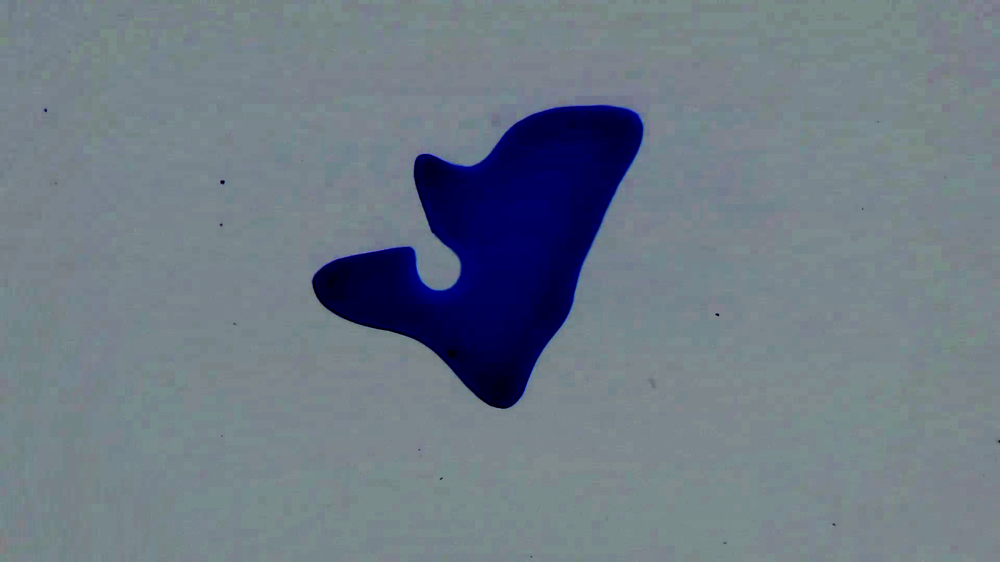
#> input picture example/images/1.png, 1000 x 562 px, shrunk from 1920 x 1080 before the run
$ python -i alignments.py   (imports and definitions only)
#> lines starting #> are read from the running program, lines starting #| are printed output that depends on the picture
#> further down, picture is the input picture: PIL image 1000x562 RGB; mean R, G, B 110.2, 121.8, 133.5
import numpy as np
from PIL import Image
from scipy.optimize import minimize

def affine_trs_decomp(x,y,s,theta,cx,cy):
    """
    Affine (t)ranslation (r)otation (s)caling decomposition for individually integrating cartesian-parseable inputs and create a usable affine matrix output.

    Args:
        x (float)     : X-axis translation value
        y (float)     : Y-axis translation value
        s (float)     : Scale relative to base value of 1
        theta (float) : Angle to rotate in radians

    returns:
        array shape (6,) describing affine matrix per Image.Transform.AFFINE standard
    """
    mat_t = np.array([[1, 0, x],
                      [0, 1, y],
                      [0, 0, 1]],
                    dtype = float)
    mat_r = np.array([[np.cos(theta), -np.sin(theta), -cx*np.cos(theta) + cy*np.sin(theta) + cx],
                      [np.sin(theta),  np.cos(theta), -cx*np.sin(theta) - cy*np.cos(theta) + cy],
                      [0, 0, 1]],
                    dtype = float)
    mat_s = np.array([[1/s, 0, cx - cx/s],
                      [0, 1/s, cy - cy/s],
                      [0, 0, 1]],
                    dtype = float)
    res = mat_s @ mat_t @ mat_r
    affine_matrix = res.flatten()[:6]
    return affine_matrix

def opt_affine_trs(x0,img):
    """
    Optimizes an affine transform for translation, rotation, scale (trs) to align an image pair. Expects image pair to be provided as red and green channels of a PIL Image object. Green channel is used as target to align red. Rough pre-alignment is recommended.

    Args:
        img (PIL.Image object)   : An array with 2+ channels. Aligns red channel to green channel.
        x0 (list-like of floats) : A length-4 list-like of floats, for initial prediction. Each represent: [x_transform, y_transform, scale, degrees]

    Returns:
        float : a score of non-overlap. Minimized by optimal overlap.
    """
    x,y,s,theta = x0
    cx,cy = np.array(img.size[:2])/2
    affine_matrix = affine_trs_decomp(x,y,s,theta,cx,cy)
    red,green = img.split()[:2]
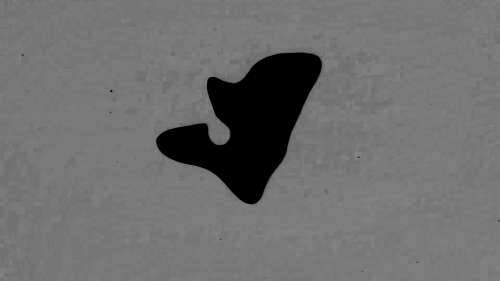
#> red: PIL image 1000x562 L (shown at 1/2 size); min 0, max 139, mean 110.2
    red = red.transform(img.size, Image.Transform.AFFINE, affine_matrix, resample=Image.Resampling.BICUBIC)
    r = np.array(red).astype(int)
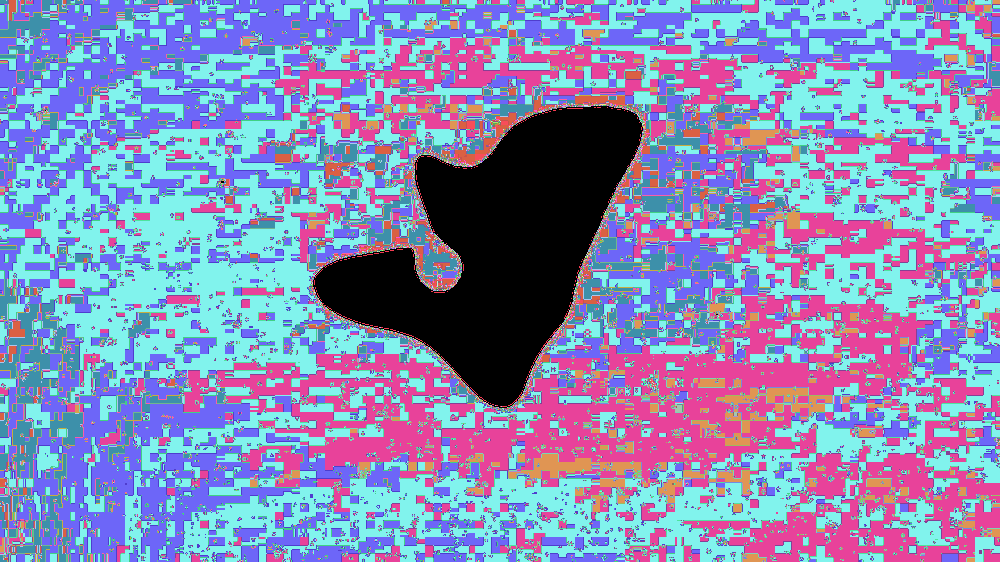
#> r: shape (562, 1000) int64; 137 distinct labels, from 0 to 139; one colour per label, 0 black
    g = np.array(green).astype(int)
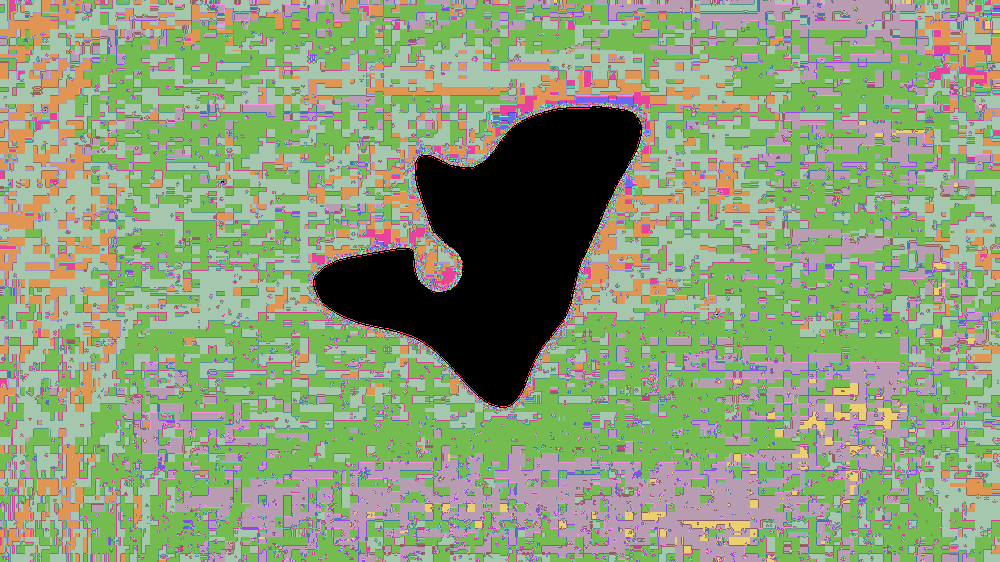
#> g: shape (562, 1000) int64; 150 distinct labels, from 0 to 154; one colour per label, 0 black
    score = np.abs(r-g).sum()
#> score = 6542150
    return score

def align_affine_trs(img,x0=[0.,0.,1.,0.]):
    """
    Optimizes an affine transform for translation, rotation, scale (trs) to align an image pair. Expects image pair to be provided as red and green channels of a PIL Image object. Green channel is used as target to align red. Rough pre-alignment is recommended.

    Args:
        img (PIL.Image object)   : An array with 2+ channels. Aligns red channel to green channel.

    Returns:
        PIL.Image object : Image with red channel optimally aligned to green channel.
    """
    res = minimize(opt_affine_trs, x0, args=(img),method='nelder-mead',
                                  options={'xatol': 1e-6, 'disp': False})
#> in opt_affine_trs (call 3), `x,y,s,theta = x0`: x = 0; y = 0.00025
#> in opt_affine_trs (call 3), `affine_matrix = affine_trs_decomp(x,y,s,theta,cx,cy)`: affine_matrix = [1, 0, 0, 0, 1, 0.00025]
#> in opt_affine_trs (call 3), `r = np.array(red).astype(int)`:
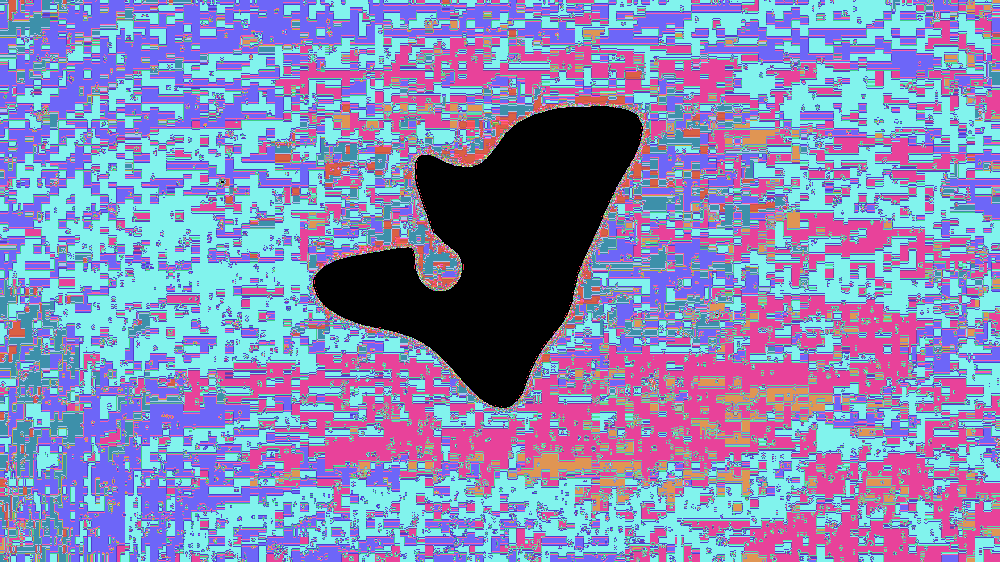
#> r: shape (562, 1000) int64; 137 distinct labels, from 0 to 139; one colour per label, 0 black
#> in opt_affine_trs (call 3), `score = np.abs(r-g).sum()`: score = 6654215
#> in opt_affine_trs (call 6), `x,y,s,theta = x0`: x = 0.000125; s = 0.95; theta = 0.000125
#> in opt_affine_trs (call 6), `affine_matrix = affine_trs_decomp(x,y,s,theta,cx,cy)`: affine_matrix = [1.05, -0.000132, -26.28, 0.000132, 1.05, -14.86]
#> in opt_affine_trs (call 6), `red = red.transform(img.size, Image.Transform.AFFINE, affine_matrix, r..`:
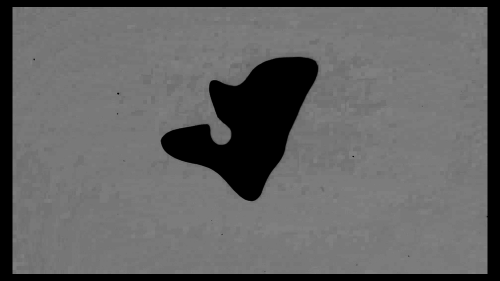
#> red: PIL image 1000x562 L (shown at 1/2 size); min 0, max 139, mean 99.2
#> in opt_affine_trs (call 6), `score = np.abs(r-g).sum()`: score = 13769848
#> in opt_affine_trs (call 8), `x,y,s,theta = x0`: x = 9.38e-05; s = 0.975; theta = 9.38e-05
#> in opt_affine_trs (call 8), `affine_matrix = affine_trs_decomp(x,y,s,theta,cx,cy)`: affine_matrix = [1.03, -9.62e-05, -12.79, 9.62e-05, 1.03, -7.25]
#> in opt_affine_trs (call 8), `red = red.transform(img.size, Image.Transform.AFFINE, affine_matrix, r..`:
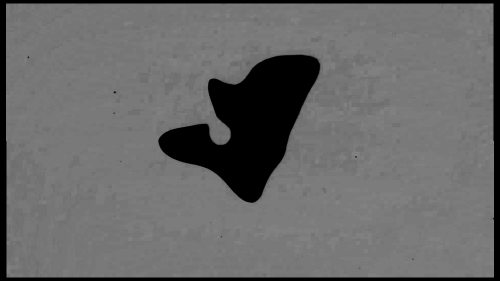
#> red: PIL image 1000x562 L (shown at 1/2 size); min 0, max 139, mean 104.5
#> in opt_affine_trs (call 8), `score = np.abs(r-g).sum()`: score = 10246540
#> in opt_affine_trs (call 10), `x,y,s,theta = x0`: x = 7.81e-05; s = 0.988; theta = 7.81e-05
#> in opt_affine_trs (call 10), `affine_matrix = affine_trs_decomp(x,y,s,theta,cx,cy)`: affine_matrix = [1.01, -7.91e-05, -6.31, 7.91e-05, 1.01, -3.6]
#> in opt_affine_trs (call 10), `red = red.transform(img.size, Image.Transform.AFFINE, affine_matrix, r..`:
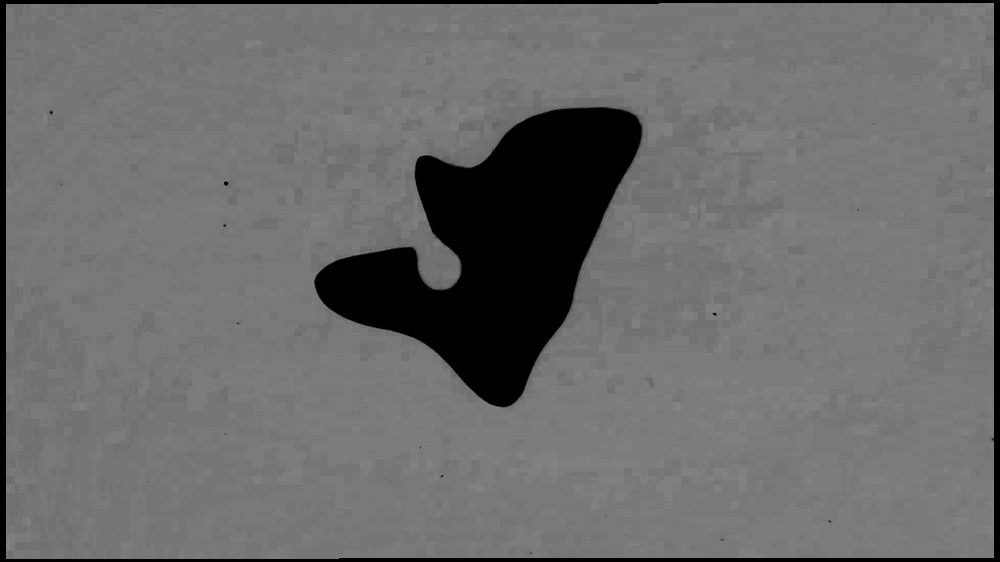
#> red: PIL image 1000x562 L; min 0, max 136, mean 107.1
#> in opt_affine_trs (call 10), `score = np.abs(r-g).sum()`: score = 8469550
#> res = 8 items
    red,green = img.split()[:2]
    cx,cy = np.array(img.size[:2])/2
    red = red.transform(img.size, Image.Transform.AFFINE, affine_trs_decomp(res.x[0],res.x[1],res.x[2],res.x[3],cx,cy),
                        resample=Image.Resampling.BICUBIC)
    return Image.merge(img.mode,tuple([red,green] + list(img.split()[2:])))

>>> from PIL import Image
>>> picture = Image.open('../../example/images/1.png')
>>> result = align_affine_trs(picture)

$ run again, on example/images/2.png
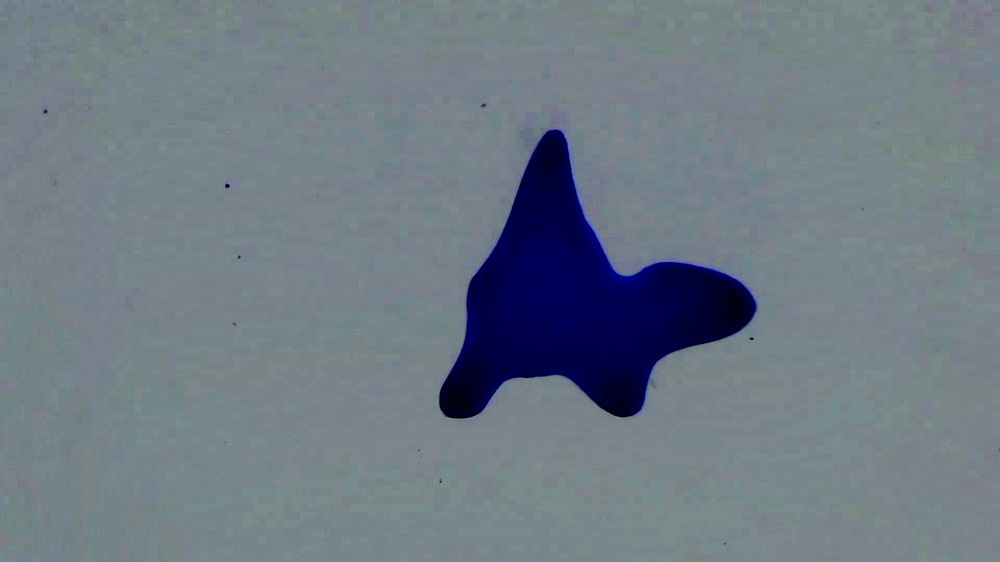
#> input picture example/images/2.png, 1000 x 562 px, shrunk from 1920 x 1080 before the run
#> picture is the input picture: PIL image 1000x562 RGB; mean R, G, B 110.4, 122, 132.7
#> r: shape (562, 1000) int64; 139 distinct labels, from 0 to 141
#> in opt_affine_trs, `g = np.array(green).astype(int)`:
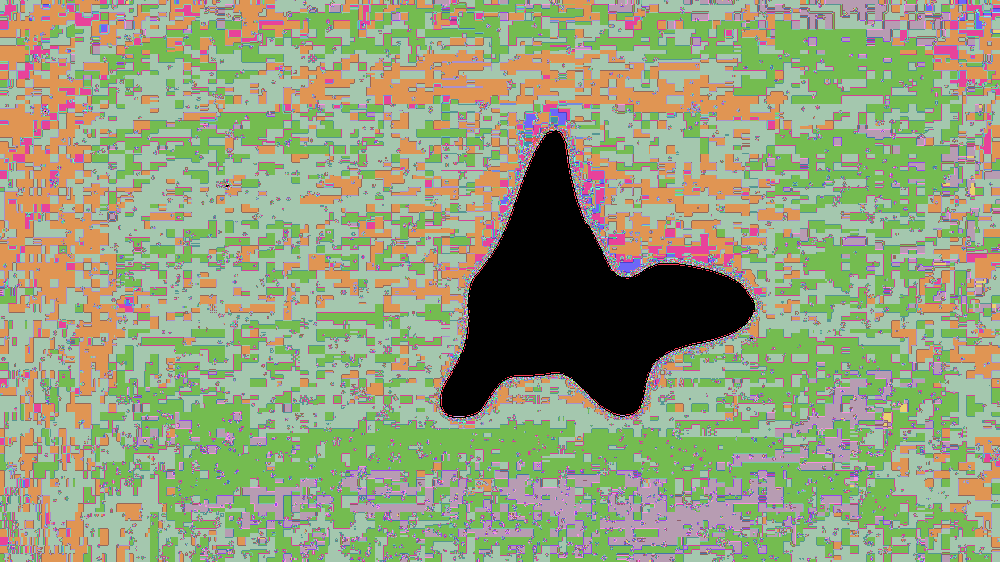
#> g: shape (562, 1000) int64; 151 distinct labels, from 0 to 152; one colour per label, 0 black
#> score = 6518742
#> x = 7.81e-05; s = 0.988; theta = 7.81e-05
#> in opt_affine_trs (call 10), `affine_matrix = affine_trs_decomp(x,y,s,theta,cx,cy)`: affine_matrix = [1.01, -7.91e-05, -6.31, 7.91e-05, 1.01, -3.6]
#> in opt_affine_trs (call 10), `red = red.transform(img.size, Image.Transform.AFFINE, affine_matrix, r..`:
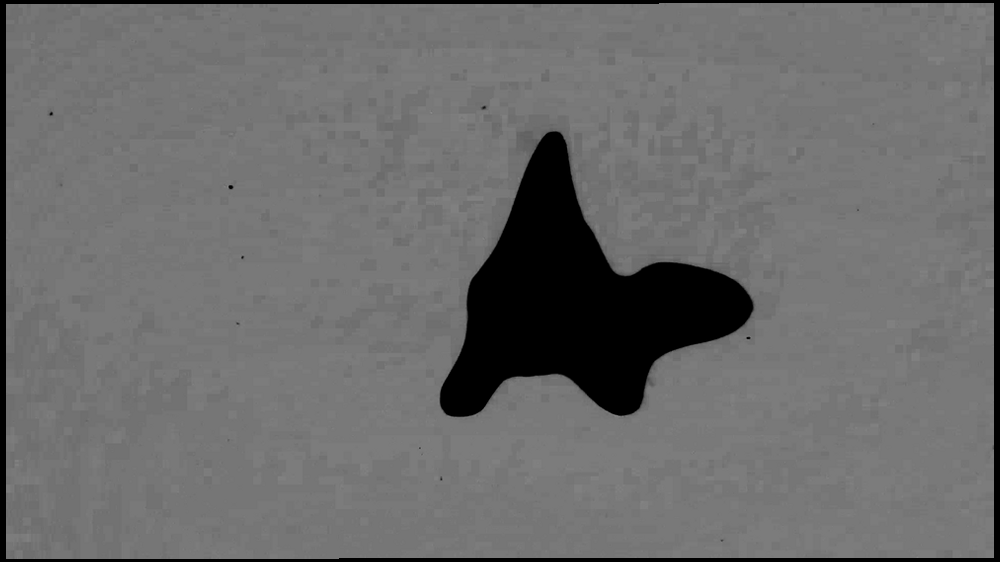
#> red: PIL image 1000x562 L; min 0, max 137, mean 107.4
#> score = 8421917
#> in align_affine_trs, `res = minimize(opt_affine_trs, x0, args=(img),method='nelder-mead', op..`: res = 8 items
